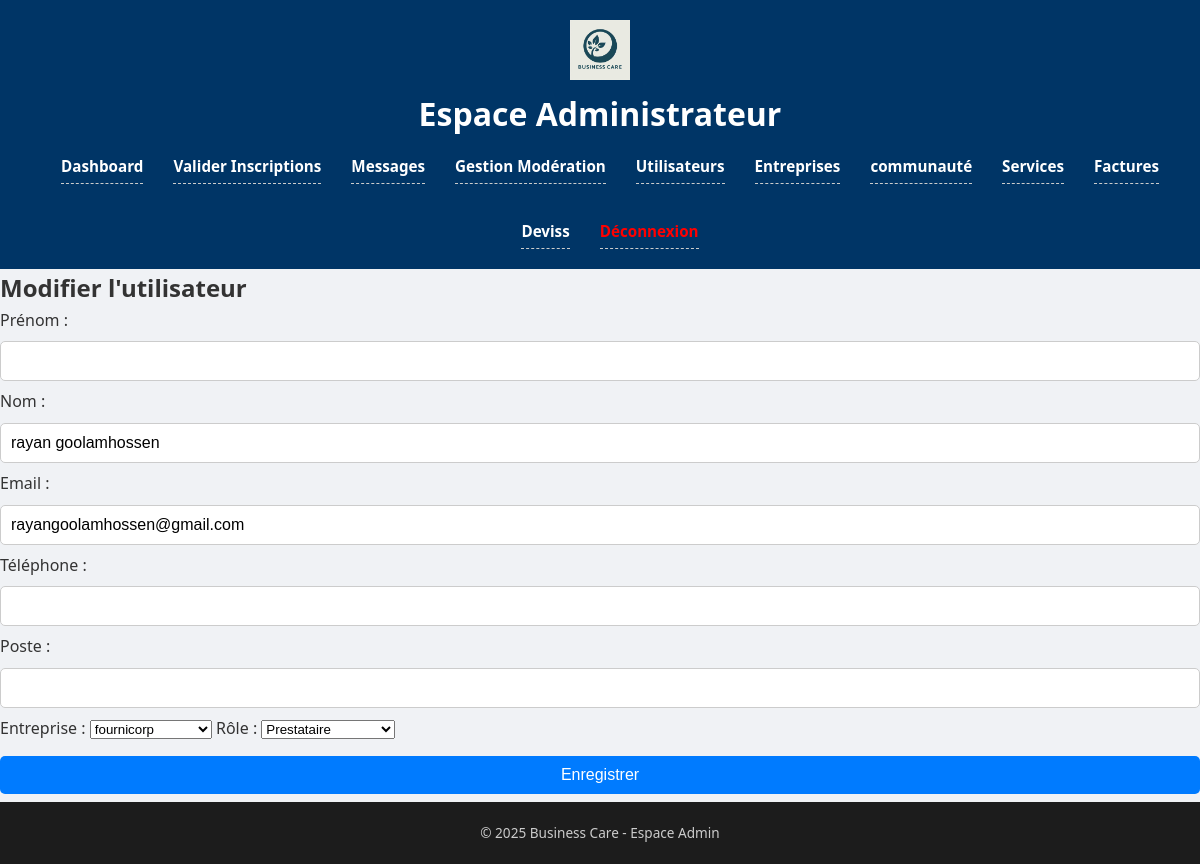
Page /admin/edit_user.php?id=4 (signed in) on the committed database.
### tables this page shows
CREATE TABLE `users` (
  `id` int(11) NOT NULL,
  `company_id` int(11) DEFAULT NULL,
  `name` varchar(100) NOT NULL,
  `firstname` varchar(100) DEFAULT NULL,
  `email` varchar(100) NOT NULL,
  `phone` varchar(20) DEFAULT NULL,
  `password` varchar(255) NOT NULL,
  `role` enum('admin','client','employee','provider') NOT NULL,
  `position` varchar(100) DEFAULT NULL,
  `status` enum('pending','approved','rejected') DEFAULT 'pending',
  `created_at` timestamp NOT NULL DEFAULT CURRENT_TIMESTAMP,
  `archive_reason` text,
  `first_login` tinyint(1) DEFAULT '1'
);

CREATE TABLE `companies` (
  `id` int(11) NOT NULL,
  `name` varchar(150) NOT NULL,
  `siret` varchar(20) DEFAULT NULL,
  `industry` varchar(100) DEFAULT NULL,
  `email` varchar(100) NOT NULL,
  `phone` varchar(20) DEFAULT NULL,
  `website` varchar(100) DEFAULT NULL,
  `address_street` varchar(255) DEFAULT NULL,
  `address_city` varchar(100) DEFAULT NULL,
  `address_postal_code` varchar(10) DEFAULT NULL,
  `address_country` varchar(100) DEFAULT NULL,
  `representative_name` varchar(100) DEFAULT NULL,
  `created_at` timestamp NOT NULL DEFAULT CURRENT_TIMESTAMP,
  `employees` int(11) NOT NULL DEFAULT '1'
);

### admin/edit_user.php (the view, shortened to what this page needs)
<?php
include 'includes/header.php';
$id = isset($_GET['id']) ? (int) $_GET['id'] : 0;
$stmt = $pdo->prepare("SELECT * FROM users WHERE id = ?");
$stmt->execute([$id]);
$user = $stmt->fetch();
$companies = $pdo->query("SELECT id, name FROM companies ORDER BY name")->fetchAll();
?>
<section class="form-section">
    <h2>Modifier l'utilisateur</h2>
    <form method="POST">
        <label>Prénom :</label>
        <input type="text" name="firstname" value="<?= htmlspecialchars($user['firstname']) ?>" required>
        <label>Nom :</label>
        <input type="text" name="name" value="<?= htmlspecialchars($user['name']) ?>" required>
        <label>Email :</label>
        <input type="email" name="email" value="<?= htmlspecialchars($user['email']) ?>" required>
        <label>Téléphone :</label>
        <input type="text" name="phone" value="<?= htmlspecialchars($user['phone']) ?>">
        <label>Poste :</label>
        <input type="text" name="position" value="<?= htmlspecialchars($user['position']) ?>">
        <label>Entreprise :</label>
        <select name="company_id" required>
            <?php foreach ($companies as $company): ?>
                <option value="<?= $company['id'] ?>" <?= $company['id'] == $user['company_id'] ? 'selected' : '' ?>>
                    <?= htmlspecialchars($company['name']) ?>
                </option>
            <?php endforeach; ?>
        </select>
        <label>Rôle :</label>
        <select name="role" required>
            <option value="provider" <?= $user['role'] === 'provider' ? 'selected' : '' ?>>Prestataire</option>
        </select>
        <button type="submit" style="margin-top: 15px;">Enregistrer</button>
    </form>
</section>
<?php include 'includes/footer.php'; ?>

### assets/css/admin_style.css (style rules this page uses)
* { margin: 0; padding: 0; box-sizing: border-box; }
html, body { height: 100%; font-family: 'Segoe UI', Tahoma, Geneva, Verdana, sans-serif; background-color: #f0f2f5; color: #333; line-height: 1.6; }
body { display: flex; flex-direction: column; }
form input, form button { display: block; width: 100%; margin: 8px 0; padding: 10px; border-radius: 5px; border: 1px solid #ccc; font-size: 16px; }
form button { background-color: #007bff; color: white; cursor: pointer; border: none; }

### rows in the picture
users: name "rayan goolamhossen", email "rayangoolamhossen@gmail.com", company_id "fournicorp", role "Prestataire"
